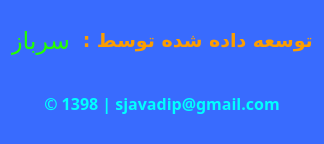
<?xml version="1.0" encoding="UTF-8"?>
<ui version="4.0">
 <class>Form</class>
 <widget class="QWidget" name="Form">
  <property name="geometry">
   <rect>
    <x>0</x>
    <y>0</y>
    <width>288</width>
    <height>144</height>
   </rect>
  </property>
  <property name="font">
   <font>
    <family>MS Serif</family>
    <pointsize>12</pointsize>
   </font>
  </property>
  <property name="windowTitle">
   <string>درباره </string>
  </property>
  <property name="toolTip">
   <string>&lt;html&gt;&lt;head/&gt;&lt;body&gt;&lt;p dir='rtl'&gt;برای بستن این پنجره بر روی کیبورد کلید Enter را بفشارید.&lt;/p&gt;&lt;/body&gt;&lt;/html&gt;</string>
  </property>
  <property name="layoutDirection">
   <enum>Qt::RightToLeft</enum>
  </property>
  <property name="styleSheet">
   <string notr="true">QWidget{
background-color:#396BFE;
}</string>
  </property>
  <layout class="QGridLayout" name="gridLayout">
   <item row="0" column="0">
    <layout class="QHBoxLayout" name="horizontalLayout">
     <item>
      <widget class="QLabel" name="label_creator">
       <property name="font">
        <font>
         <family>A Arsoo</family>
         <pointsize>14</pointsize>
         <weight>75</weight>
         <bold>true</bold>
        </font>
       </property>
       <property name="styleSheet">
        <string notr="true">color: #FC9D00;</string>
       </property>
       <property name="text">
        <string>توسعه داده شده توسط : </string>
       </property>
       <property name="alignment">
        <set>Qt::AlignCenter</set>
       </property>
      </widget>
     </item>
     <item>
      <widget class="QLabel" name="label_sarbaz">
       <property name="font">
        <font>
         <family>A Chamran</family>
         <pointsize>18</pointsize>
         <weight>50</weight>
         <bold>false</bold>
        </font>
       </property>
       <property name="styleSheet">
        <string notr="true">color:  #23FF00;</string>
       </property>
       <property name="text">
        <string>سرباز</string>
       </property>
       <property name="alignment">
        <set>Qt::AlignCenter</set>
       </property>
      </widget>
     </item>
    </layout>
   </item>
   <item row="1" column="0">
    <widget class="QLabel" name="label_email">
     <property name="font">
      <font>
       <family>Malgun Gothic</family>
       <pointsize>12</pointsize>
       <weight>75</weight>
       <bold>true</bold>
      </font>
     </property>
     <property name="toolTip">
      <string>&lt;html&gt;&lt;head/&gt;&lt;body&gt;&lt;p dir='rtl'&gt;&lt;span style=&quot; color:#55007f;&quot;&gt;برای ارتباط با سازنده کلیک کنید.&lt;/span&gt;&lt;/p&gt;&lt;/body&gt;&lt;/html&gt;</string>
     </property>
     <property name="styleSheet">
      <string notr="true">color:#E6F014 ;</string>
     </property>
     <property name="text">
      <string>&lt;html&gt;&lt;head/&gt;&lt;body&gt;&lt;p&gt;&lt;a href=&quot;mailto:s.a.e.i.d@live.com?subject=ارتباط%20با%20سازنده%20سامانه%20بایگانی%20ثبت%20ماسال&quot;&gt;&lt;span style=&quot;text-decoration: none; color:#00ffff;&quot;&gt;© 1398 | sjavadip@gmail.com&lt;/span&gt;&lt;/a&gt;&lt;/p&gt;&lt;/body&gt;&lt;/html&gt;</string>
     </property>
     <property name="alignment">
      <set>Qt::AlignCenter</set>
     </property>
    </widget>
   </item>
  </layout>
 </widget>
 <resources/>
 <connections/>
</ui>
